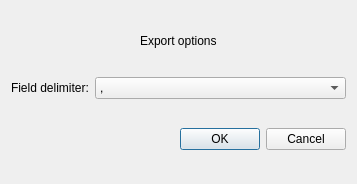
<?xml version="1.0" encoding="UTF-8"?>
<ui version="4.0">
 <class>Dialog</class>
 <widget class="QDialog" name="Dialog">
  <property name="geometry">
   <rect>
    <x>0</x>
    <y>0</y>
    <width>357</width>
    <height>184</height>
   </rect>
  </property>
  <property name="windowTitle">
   <string>Dialog</string>
  </property>
  <layout class="QGridLayout" name="gridLayout">
   <item row="2" column="0" colspan="2">
    <widget class="QDialogButtonBox" name="ExportDialog">
     <property name="orientation">
      <enum>Qt::Horizontal</enum>
     </property>
     <property name="standardButtons">
      <set>QDialogButtonBox::Cancel|QDialogButtonBox::Ok</set>
     </property>
    </widget>
   </item>
   <item row="1" column="1">
    <widget class="QComboBox" name="comboBox">
     <property name="sizePolicy">
      <sizepolicy hsizetype="MinimumExpanding" vsizetype="Fixed">
       <horstretch>0</horstretch>
       <verstretch>0</verstretch>
      </sizepolicy>
     </property>
     <property name="minimumSize">
      <size>
       <width>200</width>
       <height>0</height>
      </size>
     </property>
     <item>
      <property name="text">
       <string>,</string>
      </property>
     </item>
     <item>
      <property name="text">
       <string>;</string>
      </property>
     </item>
    </widget>
   </item>
   <item row="1" column="0">
    <widget class="QLabel" name="label">
     <property name="text">
      <string>Field delimiter:</string>
     </property>
    </widget>
   </item>
   <item row="0" column="0" colspan="2" alignment="Qt::AlignHCenter">
    <widget class="QLabel" name="label_2">
     <property name="sizePolicy">
      <sizepolicy hsizetype="Preferred" vsizetype="Fixed">
       <horstretch>0</horstretch>
       <verstretch>0</verstretch>
      </sizepolicy>
     </property>
     <property name="text">
      <string>Export options</string>
     </property>
    </widget>
   </item>
  </layout>
 </widget>
 <resources/>
 <connections>
  <connection>
   <sender>ExportDialog</sender>
   <signal>accepted()</signal>
   <receiver>Dialog</receiver>
   <slot>accept()</slot>
   <hints>
    <hint type="sourcelabel">
     <x>248</x>
     <y>254</y>
    </hint>
    <hint type="destinationlabel">
     <x>157</x>
     <y>274</y>
    </hint>
   </hints>
  </connection>
  <connection>
   <sender>ExportDialog</sender>
   <signal>rejected()</signal>
   <receiver>Dialog</receiver>
   <slot>reject()</slot>
   <hints>
    <hint type="sourcelabel">
     <x>316</x>
     <y>260</y>
    </hint>
    <hint type="destinationlabel">
     <x>286</x>
     <y>274</y>
    </hint>
   </hints>
  </connection>
 </connections>
</ui>
